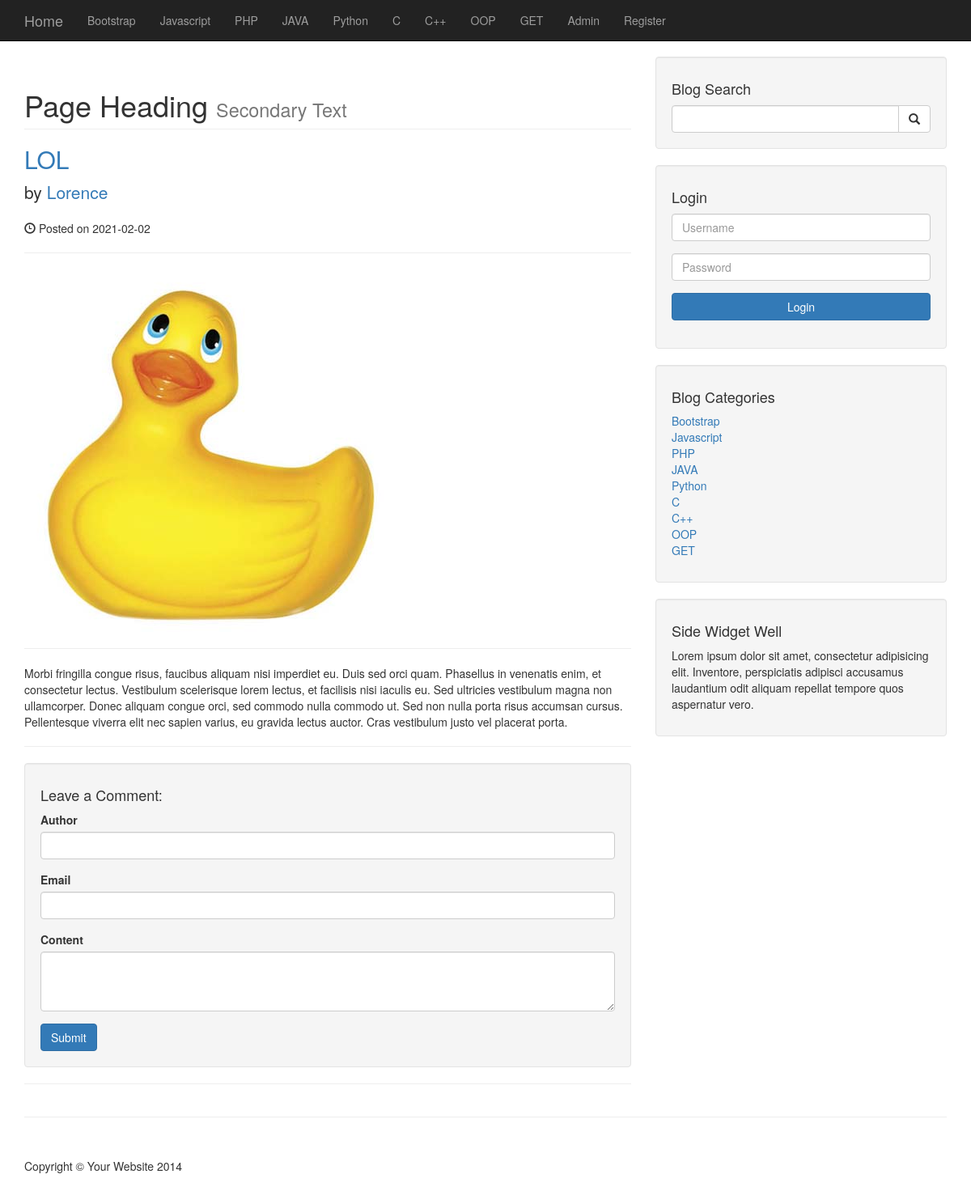
The page /24-cms/post.php?id=7 on the database as committed earlier.
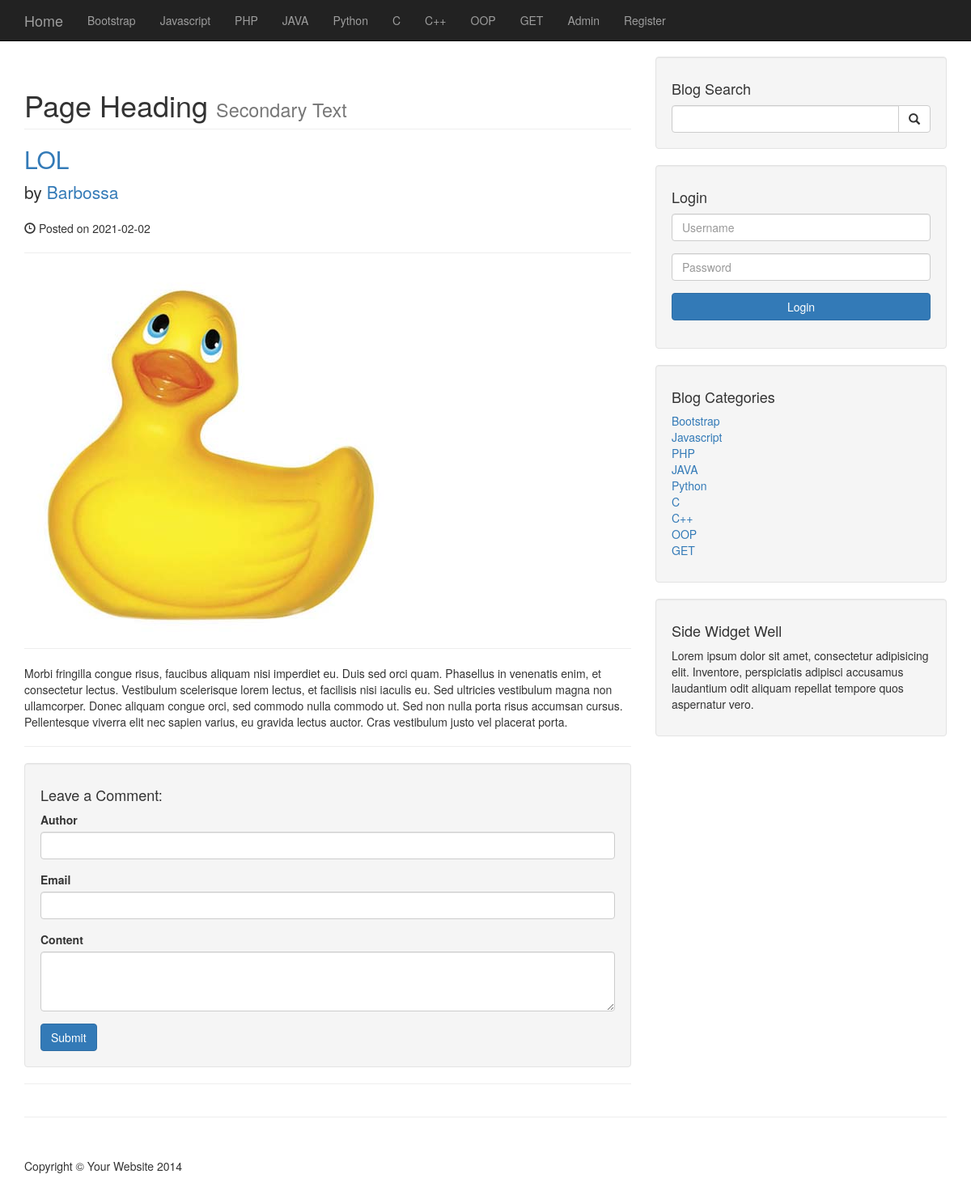
The same page on the database as committed later.
### tables this page shows
CREATE TABLE `posts` (
  `id` int(3) NOT NULL,
  `category_id` int(3) NOT NULL,
  `title` varchar(255) NOT NULL,
  `author` varchar(255) NOT NULL,
  `user` varchar(255) NOT NULL,
  `date` date NOT NULL,
  `image` text NOT NULL,
  `content` text NOT NULL,
  `tags` varchar(255) NOT NULL,
  `comment_count` int(255) NOT NULL,
  `status` varchar(255) NOT NULL DEFAULT 'draft',
  `views` int(16) NOT NULL DEFAULT 0
);

### 24-cms/post.php (the view, shortened to what this page needs)
<?php include "includes/db.php" ?>
<?php include "includes/header.php" ?>
    <?php include "includes/navigation.php" ?>
    <div class="container">
        <div class="row">
            <div class="col-md-8">
                <h1 class="page-header">
                    Page Heading
                    <small>Secondary Text</small>
                    </h1>
                <?php
                if (isset($_GET['id'])) {
                    $post_id = $_GET['id'];
                }
                $query = "SELECT * FROM posts WHERE id = $post_id";
                $get_post_by_id = mysqli_query($connection, $query);
                while ($row = mysqli_fetch_assoc($get_post_by_id)) {
                    $post_title = $row['title'];
                    $post_author = $row['author'];
                    $post_date = $row['date'];
                    $post_image = $row['image'];
                    $post_content = $row['content'];
                    ?>
                    <h2>
                        <a href="#"><?php echo $post_title ?></a>
                    </h2>
                    <p class="lead">
                        by <a href="index.php"><?php echo $post_author ?></a>
                    </p>
                    <p><span class="glyphicon glyphicon-time"></span> Posted on <?php echo $post_date ?></p>
                    <hr>
                    <img class="img-responsive" src="images/<?php echo $post_image ?>" alt="">
                    <hr>
                    <p><?php echo $post_content ?></p>
                    <hr>
                <?php
                }
                ?>
                <div class="well">
                    <h4>Leave a Comment:</h4>
                    <form role="form" action="" method="post">
                        <div class="form-group">
                            <label for="author">Author</label>
                            <input type="text" name="author" class="form-control">
                        </div>
                        <div class="form-group">
                            <label for="email">Email</label>
                            <input type="text" name="email" class="form-control">
                        </div>
                        <div class="form-group">
                            <label for="content">Content</label>
                            <textarea name="content" class="form-control" rows="3"></textarea>
                        </div>
                        <button type="submit" name="add_comment" class="btn btn-primary">Submit</button>
                    </form>
                </div>
                <hr>
            </div>
            <?php include "includes/sidebar.php"?>
        </div>
        <hr>
<?php include "includes/footer.php" ?>

Rows that differ between the two databases and show on the page:
changed posts "LOL": author "Lorence" → "Barbossa"
